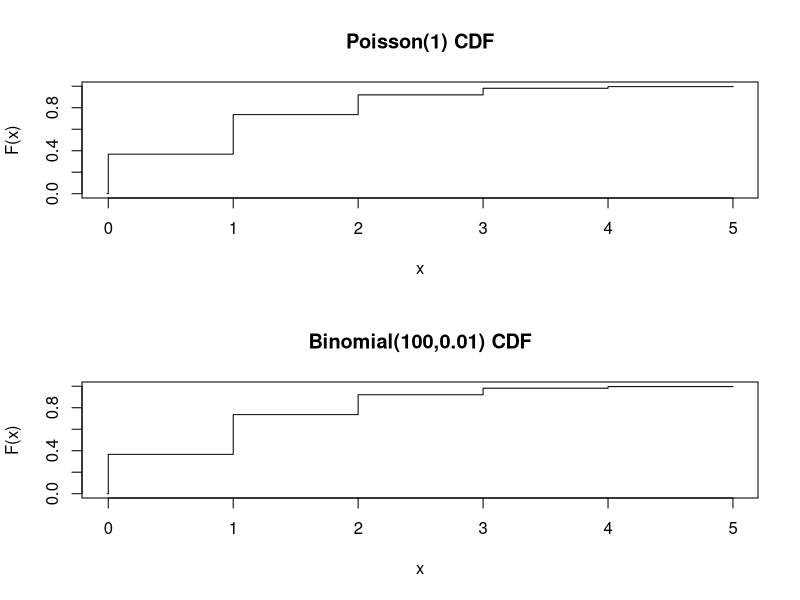

Generate this figure with R:
require(graphics)
windows()
-log(dpois(0:7,lambda = 1)*gamma(1+0:7))
Ni <- rpois(50,lambda=4)
table(factor(Ni,0:max(Ni)))
1-ppois(10*(15:25),lambda=100,lower.tail=FALSE)
par(mfrow = c(2,1))
x<-seq(-0.01,5,0.01)
plot(x,ppois(x,1),type="s",ylab="F(x)",main="Poisson(1) CDF")
plot(x,pbinom(x,100,0.01),type="s",ylab="F(x)",main = "Binomial(100,0.01) CDF")
     
     
